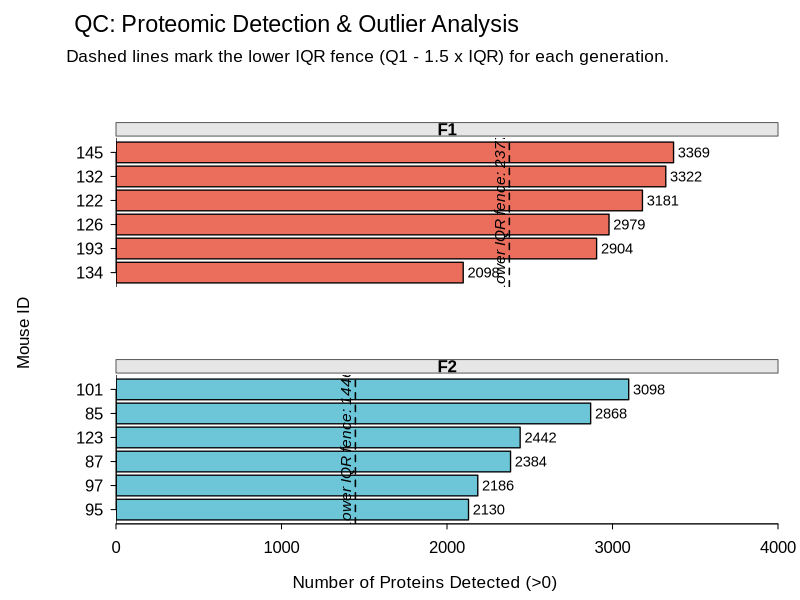

The R script that drew this image:
# Display the positive-intensity counts from All_expression.xlsx.
# Run from proteomics/. Counts are supplied in Protein_detection_counts.csv;
# the main QC script also derives these counts directly from the workbook.
out <- "Supplementary_Figures"
dir.create(out,showWarnings=FALSE)
d <- read.csv("Protein_detection_counts.csv")
fences <- sapply(c("F1","F2"),function(g){x<-d$Proteins_Identified[d$Group==g];unname(quantile(x,.25)-1.5*IQR(x))})
stopifnot(identical(as.numeric(round(fences)),c(2377,1446)))
draw <- function(){
 par(family="Arial",oma=c(1.5,3,4.8,.5),mfrow=c(2,1),mar=c(2.3,2.8,2.1,.6),mgp=c(2.2,.65,0),las=1)
 for(g in c("F1","F2")){
  s<-d[d$Group==g,];s<-s[order(s$Proteins_Identified),]
  plot(NA,xlim=c(0,4000),ylim=c(.4,6.6),xaxs="i",yaxs="i",axes=FALSE,xlab="",ylab="")
  color<-if(g=="F1")"#EA6E5B" else "#6CC6D8"
  rect(0,seq_len(nrow(s))-.43,s$Proteins_Identified,seq_len(nrow(s))+.43,col=color,border="black",lwd=1.3)
  axis(2,at=seq_len(nrow(s)),labels=s$Mouse_ID,tcl=-.25,cex.axis=1.0)
  if(g=="F2")axis(1,at=seq(0,4000,1000),tcl=-.25,cex.axis=1.0)
  segments(0,.4,0,6.6,lwd=1.3)
  if(g=="F2")segments(0,.4,4000,.4,lwd=1.1)
  text(s$Proteins_Identified+26,seq_len(nrow(s)),s$Proteins_Identified,adj=0,cex=.88)
  abline(v=fences[g],lty=2,lwd=1.5)
  text(fences[g]-50,3.5,paste("Lower IQR fence:",round(fences[g])),srt=90,cex=.93,font=3)
  par(xpd=NA)
  rect(0,6.68,4000,7.24,col="#E6E6E6",border="#4A4A4A",lwd=.9)
  text(2000,6.96,g,font=2,cex=1.02)
  par(xpd=FALSE)
 }
 mtext("QC: Proteomic Detection & Outlier Analysis",side=3,outer=TRUE,line=3,adj=.05,cex=1.4)
 mtext("Dashed lines mark the lower IQR fence (Q1 - 1.5 x IQR) for each generation.",side=3,outer=TRUE,line=1.5,adj=.05,cex=1.03)
 mtext("Mouse ID",side=2,outer=TRUE,line=1.35,las=0,cex=1.02)
 mtext("Number of Proteins Detected (>0)",side=1,outer=TRUE,line=.1,cex=1.03)
}
tiff(file.path(out,"SuppFig_QC_ProteinCounts_Stats.tiff"),width=3600,height=2100,res=300,compression="lzw",type="cairo");draw();dev.off()
